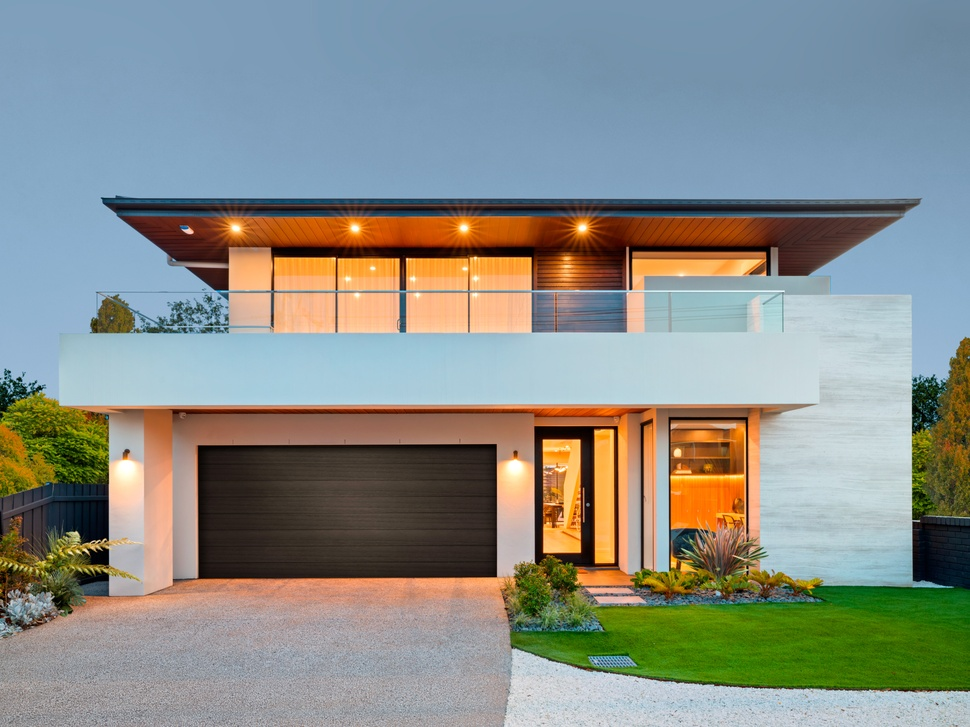
#> input picture faces_imgs/home.jpg, 970 x 727 px, shrunk from 2000 x 1500 before the run
$ jupyter execute --allow-errors Canny_Edge_Detector.ipynb   (shell and % lines are left out)
#> lines starting #> are read from the running program, lines starting #| are printed output that depends on the picture; after the words box and inside, x2 and y2 are one past the last pixel; in counts of white or black regions, pixels touching at a corner belong together
[cell 1]
from utils import utils
import canny_edge_detector as ced

#> (a cell that did not finish here is left out)

#> (a cell that did not finish here is left out)

#> (a cell that did not finish here is left out)

#> (a cell that did not finish here is left out)

[cell 6]
#detect with opencv canny
import cv2 as cv2
img = cv2.imread("./faces_imgs/home.jpg")
#> img is the input picture: shape (727, 970, 3); mean B, G, R 135.8, 141.7, 136.8
img_gray = cv2.cvtColor(img, cv2.COLOR_BGR2GRAY)
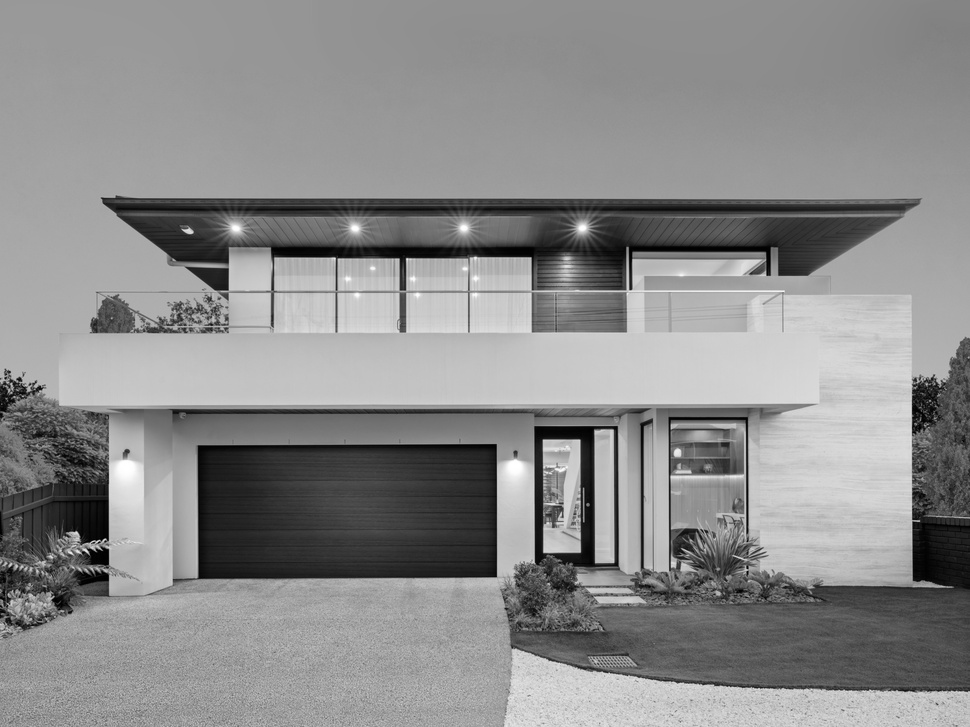
#> img_gray: shape (727, 970); min 0, max 255, mean 139.6
img_gray_blur = cv2.GaussianBlur(img_gray, (5,5), 0)
canny_edges = cv2.Canny(img_gray_blur, 10, 70)
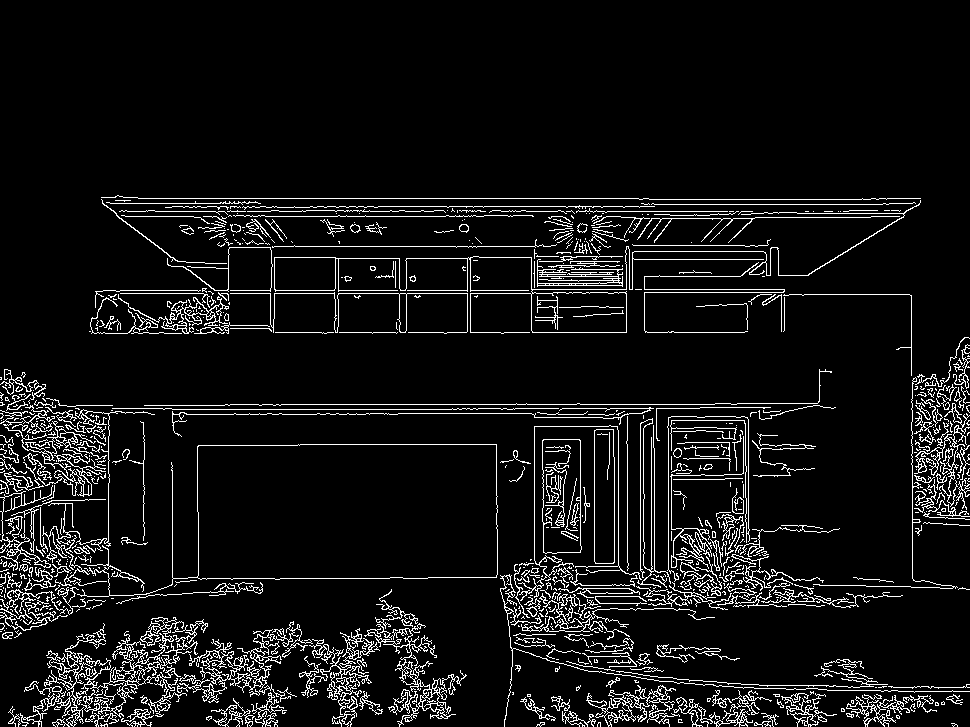
#> canny_edges: shape (727, 970); 7.4% white in thin lines or dots, all inside (x1, y1, x2, y2) = (0, 195, 970, 727)
ret, mask = cv2.threshold(canny_edges, 70, 255, cv2.THRESH_BINARY_INV)
cv2.imshow("Edge",mask)

cv2.waitKey()
cv2.destroyAllWindows()
